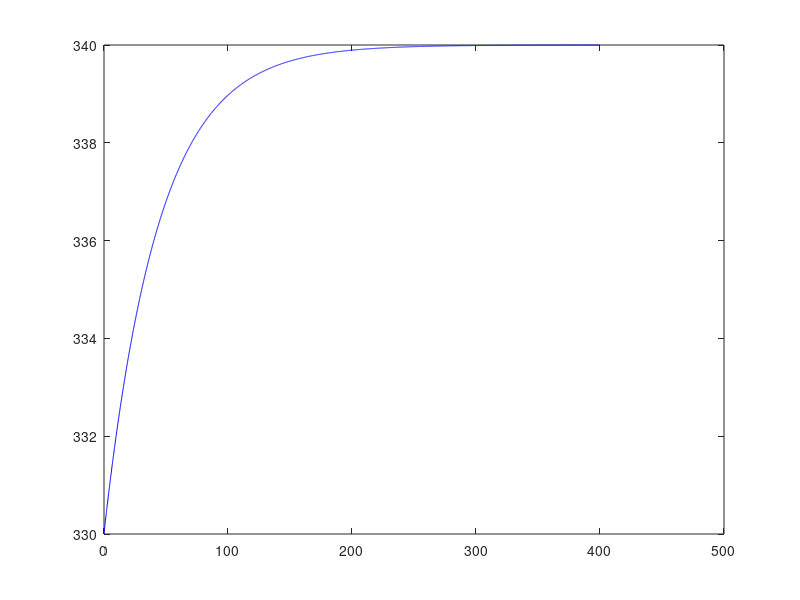

The MATLAB source for this figure:
clear;
clc;
% close all;

%Iteration and Steps
h = 0.1;
N = 400/h;


%Initial Values
Vr = 2; % M3
na = zeros(1,N);
nb = zeros(1,N);
nc = zeros(1,N);
nd = zeros(1,N);
ne = zeros(1,N);
Tr = zeros(1,N);
K1 = zeros(1,N);
K2 = zeros(1,N);
t = zeros(1,N);
r1 = zeros(1,N);
r2 = zeros(1,N);
Qe = zeros(1,N);
Qr = zeros(1,N);

%Given Parameters
na(1)= 1000; nb(1) = 900; nc(1) = 150; nd(1) = 20; ne(1) = 0; Tr(1) = 330;
Kref = [5e-5 2e-6];
Ea = [42500 44500];
Dh = [-85000 -80000];
rho_m = 1100; %Kg/m3
Cpm = 4000; %(J/(Kg K))
U = 5000; %(J/(s m2 K))
A = 20; %m2
fluid_T = 340; %K
R = 8.314; % (J/mol K) 

dTdt = @(Qr, Qe) (Qr - Qe)/(rho_m * Cpm);
dnadt = @(t, r1, r2) Vr * (- r1 - r2);
dnbdt = @(t, r1, r2) Vr * (-r1) ;
dncdt = @(t, r1, r2) Vr * (r1 - 2*r2);
dnddt = @(t, r1, r2) Vr * r2;
dnedt = @(t, r1, r2) Vr * r2;


for n = 1:N
    t(n+1) = t(n) + h;

    Ca(n) = na(n)/Vr;
    Cb(n) = nb(n)/Vr; 
    Cc(n) = nc(n)/Vr;

    k1(n) = Kref(1) * exp((Ea(1)/R) * ((1/323)-(1/Tr(n))));
    k2(n) = Kref(2) * exp((Ea(2)/R) * ((1/323)-(1/Tr(n))));

    r1(n) = k1(n) * Ca(n) * Cb(n);
    r2(n) = k2(n) * Ca(n) * Cc(n)^2;

    Qr(n) = -(r1(n) * Dh(1)) + (r2(n) * Dh(2));
    Qe(n) = U * A * (Tr(n) - fluid_T);

    k1_T = h * dTdt( Qr(n), Qe(n));
    k1_na = h * dnadt(t(n), r1(n), r2(n));
    k1_nb = h * dnbdt(t(n), r1(n), r2(n));
    k1_nc = h * dncdt(t(n), r1(n), r2(n));
    k1_nd = h * dnddt(t(n), r1(n), r2(n));
    k1_ne = h * dnedt(t(n), r1(n), r2(n));

    k2_T = h * dTdt(Qr(n) + h/2, Qe(n) + h/2);
    k2_na = h * dnadt(t(n) + k1_na/2, r1(n) + h/2, r2(n) + h/2);
    k2_nb = h * dnbdt(t(n) + k1_nb/2, r1(n) + h/2, r2(n) + h/2);
    k2_nc = h * dnbdt(t(n) + k1_nc/2, r1(n) + h/2, r2(n) + h/2);
    k2_nd = h * dnbdt(t(n) + k1_nd/2, r1(n) + h/2, r2(n) + h/2);
    k2_ne = h * dnbdt(t(n) + k1_ne/2, r1(n) + h/2, r2(n) + h/2);

    k3_T = h * dTdt( Qr(n) + h/2, Qe(n) + h/2);
    % k3_na = h * dnadt(t(n) + k2_na, r1(n) + h/2, )


    k4_T = h * dTdt( Qr(n) + h, Qe(n) + h);

    Tr(n+1) = Tr(n) + (1/6) * (k1_T + 2*k2_T + 2*k3_T + k4_T);

  
end
   plot(t, Tr, 'b')
% subplot(2,1,1); plot(t, na);
% 
% hold on;
% plot(t, nb);
% plot(t, nc);
% plot(t, nd);
% plot(t, ne);
% xlabel('Time');
% ylabel('Moles');
% % xlim([0 800])
% % ylim([0 1200])
% legend('n_A', 'n_B', 'n_C', 'n_D', 'n_E');
% grid on;
% 
% subplot(2,1,2); plot(t, Tr, 'b');
% legend('n_T');
% grid on;
% 
% hold off;